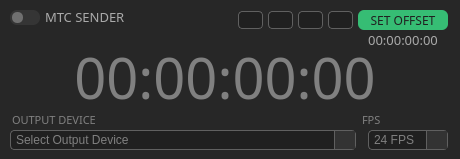
    <widget class="QFrame" name="mtc_frame">
     <property name="geometry">
      <rect>
       <x>510</x>
       <y>36</y>
       <width>460</width>
       <height>159</height>
      </rect>
     </property>
     <property name="styleSheet">
      <string notr="true">background: #272727;
border-radius: 10</string>
     </property>
     <property name="frameShape">
      <enum>QFrame::StyledPanel</enum>
     </property>
     <property name="frameShadow">
      <enum>QFrame::Raised</enum>
     </property>
     <widget class="QCheckBox" name="mtc_switch">
      <property name="enabled">
       <bool>true</bool>
      </property>
      <property name="geometry">
       <rect>
        <x>10</x>
        <y>10</y>
        <width>30</width>
        <height>15</height>
       </rect>
      </property>
      <property name="cursor">
       <cursorShape>PointingHandCursor</cursorShape>
      </property>
      <property name="styleSheet">
       <string notr="true">    QCheckBox {
        width: 30px;
        height: 15px;
        background-color: #353535;
        border-radius: 7px;
        padding: 2px;
    }
    QCheckBox::indicator {
        width: 11px	;
        height: 11px;
        background-color: #707070;
        border-radius: 5px;
    }
    QCheckBox::indicator:checked {
        background-color: #36BD74;;
        margin-left: 16px;
    }
    QCheckBox::indicator:hover {
        background-color: #99ff99;
    }
    QCheckBox::indicator:checked:hover {
        background-color: #36BD74;
    }
    QCheckBox::indicator:checked:disabled {
        background-color: #999999;
    }



</string>
      </property>
      <property name="text">
       <string/>
      </property>
      <property name="shortcut">
       <string/>
      </property>
      <property name="tristate">
       <bool>false</bool>
      </property>
     </widget>
     <widget class="QLabel" name="mtc_tc_label">
      <property name="geometry">
       <rect>
        <x>0</x>
        <y>47</y>
        <width>450</width>
        <height>60</height>
       </rect>
      </property>
      <property name="font">
       <font>
        <family>IBM Plex Sans Light</family>
        <pointsize>42</pointsize>
        <italic>false</italic>
       </font>
      </property>
      <property name="styleSheet">
       <string notr="true">color:grey</string>
      </property>
      <property name="text">
       <string>00:00:00:00</string>
      </property>
      <property name="alignment">
       <set>Qt::AlignCenter</set>
      </property>
     </widget>
     <widget class="QComboBox" name="mtc_output_combo_box">
      <property name="geometry">
       <rect>
        <x>10</x>
        <y>130</y>
        <width>346</width>
        <height>20</height>
       </rect>
      </property>
      <property name="styleSheet">
       <string notr="true">QComboBox {
    background-color: #202020;
    color: grey;
    border: 1px solid #606060;
    border-radius: 4px;
    padding: 2px;
	padding-left:5px;
}

QComboBox::drop-down {
    subcontrol-origin: padding;
    subcontrol-position: top right;
    width: 20px;
    border-left-width: 1px;
    border-left-color: #606060;
    border-left-style: solid;
    background: #333333;
}

QComboBox::drop-down::hover {
    background: #404040;
}

QComboBox::drop-down::pressed {
    background: #505050;
}


QComboBox::down-arrow {
    image: url(C:/Users/Eduardo Rodriguez/Desktop/PythonTimeCode/img/arrow2.png);
    width: 10px;
}

QComboBox QAbstractItemView {
	border-radius:0;
    border-bottom-right-radius: 2px;
    border-bottom-left-radius: 2px;
    background: #303030;
    border: 1px solid #404040;
    padding: 4px 4px 4px 4px;
    color: grey;
}

QComboBox:disabled  {
    background-color:  transparent;
    color: grey;
    border: 1px solid #404040;
    border-radius: 4px;
    padding: 2px;
	padding-left:5px;
}

QComboBox::drop-down::disabled  {
    background-color:  transparent;
    color: grey;
    border: 0px solid #404040;
    border-radius: 4px;
    padding: 2px;
}

QComboBox::down-arrow::disabled {
    image: none;
    width: 10px;
}

</string>
      </property>
      <item>
       <property name="text">
        <string>Select Output Device</string>
       </property>
      </item>
     </widget>
     <widget class="QComboBox" name="mtc_fps_combo_box">
      <property name="geometry">
       <rect>
        <x>368</x>
        <y>130</y>
        <width>80</width>
        <height>20</height>
       </rect>
      </property>
      <property name="minimumSize">
       <size>
        <width>0</width>
        <height>0</height>
       </size>
      </property>
      <property name="styleSheet">
       <string notr="true">QComboBox {
    background-color: #202020;
    color: grey;
    border: 1px solid #606060;
    border-radius: 4px;
    padding: 2px;
	padding-left:5px;
}

QComboBox::drop-down {
    subcontrol-origin: padding;
    subcontrol-position: top right;
    width: 20px;
    border-left-width: 1px;
    border-left-color: #606060;
    border-left-style: solid;
    background: #333333;
}

QComboBox::drop-down::hover {
    background: #404040;
}

QComboBox::drop-down::pressed {
    background: #505050;
}


QComboBox::down-arrow {
    image: url(C:/Users/Eduardo Rodriguez/Desktop/PythonTimeCode/img/arrow2.png);
    width: 10px;
}

QComboBox QAbstractItemView {
	border-radius:0;
    border-bottom-right-radius: 2px;
    border-bottom-left-radius: 2px;
    background: #303030;
    border: 1px solid #404040;
    padding: 4px 4px 4px 4px;
    color: grey;
}

QComboBox:disabled  {
    background-color:  transparent;
    color: grey;
    border: 1px solid #404040;
    border-radius: 4px;
    padding: 2px;
	padding-left:5px;
}

QComboBox::drop-down::disabled  {
    background-color:  transparent;
    color: grey;
    border: 0px solid #404040;
    border-radius: 4px;
    padding: 2px;
}

QComboBox::down-arrow::disabled {
    image: none;
    width: 10px;
}

</string>
      </property>
      <item>
       <property name="text">
        <string>24 FPS</string>
       </property>
      </item>
      <item>
       <property name="text">
        <string>25 FPS</string>
       </property>
      </item>
      <item>
       <property name="text">
        <string>30 FPS</string>
       </property>
      </item>
     </widget>
     <widget class="QPushButton" name="mtc_offset_button">
      <property name="geometry">
       <rect>
        <x>358</x>
        <y>10</y>
        <width>90</width>
        <height>20</height>
       </rect>
      </property>
      <property name="font">
       <font>
        <family>IBM Plex Sans Medium</family>
        <pointsize>9</pointsize>
        <weight>50</weight>
        <italic>false</italic>
        <bold>false</bold>
       </font>
      </property>
      <property name="styleSheet">
       <string notr="true">QPushButton {
        background-color: #36BD74;
        color: #202020;
        border: none;
        border-radius: 6px;
    }
    QPushButton:hover {
        background-color: #225e3f;
    }
    QPushButton:pressed {
        background-color: #888888;
        border-style: inset;
    }

QPushButton:disabled {
        background-color: #353535;
        color: #202020;
    }


</string>
      </property>
      <property name="text">
       <string>SET OFFSET</string>
      </property>
     </widget>
     <widget class="QLabel" name="mtc_label">
      <property name="geometry">
       <rect>
        <x>45</x>
        <y>9</y>
        <width>101</width>
        <height>16</height>
       </rect>
      </property>
      <property name="font">
       <font>
        <family>IBM Plex Sans Medium</family>
        <pointsize>10</pointsize>
        <weight>50</weight>
        <bold>false</bold>
       </font>
      </property>
      <property name="styleSheet">
       <string notr="true">color:#AAAAAA</string>
      </property>
      <property name="text">
       <string>MTC SENDER</string>
      </property>
     </widget>
     <widget class="QLabel" name="mtc_offset_label">
      <property name="geometry">
       <rect>
        <x>358</x>
        <y>30</y>
        <width>90</width>
        <height>20</height>
       </rect>
      </property>
      <property name="font">
       <font>
        <family>IBM Plex Sans ExtraLight</family>
        <pointsize>10</pointsize>
        <italic>false</italic>
       </font>
      </property>
      <property name="styleSheet">
       <string notr="true">color: #AAAAAA;</string>
      </property>
      <property name="frameShadow">
       <enum>QFrame::Plain</enum>
      </property>
      <property name="text">
       <string>00:00:00:00</string>
      </property>
      <property name="textFormat">
       <enum>Qt::PlainText</enum>
      </property>
      <property name="alignment">
       <set>Qt::AlignCenter</set>
      </property>
     </widget>
     <widget class="QLabel" name="mtc_fps_label">
      <property name="geometry">
       <rect>
        <x>362</x>
        <y>112</y>
        <width>25</width>
        <height>15</height>
       </rect>
      </property>
      <property name="font">
       <font>
        <family>IBM Plex Sans Light</family>
        <pointsize>8</pointsize>
        <weight>50</weight>
        <bold>false</bold>
       </font>
      </property>
      <property name="styleSheet">
       <string notr="true">color:grey</string>
      </property>
      <property name="text">
       <string>FPS</string>
      </property>
     </widget>
     <widget class="QLabel" name="mtc_output_label">
      <property name="geometry">
       <rect>
        <x>12</x>
        <y>112</y>
        <width>130</width>
        <height>15</height>
       </rect>
      </property>
      <property name="font">
       <font>
        <family>IBM Plex Sans Light</family>
        <pointsize>8</pointsize>
        <weight>50</weight>
        <bold>false</bold>
       </font>
      </property>
      <property name="styleSheet">
       <string notr="true">color:grey</string>
      </property>
      <property name="text">
       <string>OUTPUT DEVICE</string>
      </property>
     </widget>
     <widget class="QLineEdit" name="mtc_hh_offset">
      <property name="geometry">
       <rect>
        <x>238</x>
        <y>11</y>
        <width>25</width>
        <height>18</height>
       </rect>
      </property>
      <property name="font">
       <font>
        <family>IBM Plex Sans Light</family>
        <pointsize>9</pointsize>
        <weight>50</weight>
        <italic>false</italic>
        <bold>false</bold>
       </font>
      </property>
      <property name="styleSheet">
       <string notr="true">    QLineEdit {
    	background-color: #202020;
        border: 1px solid #606060;
        border-radius: 4px;
        color: #808080;
    }

QLineEdit:disabled  {
    background-color:  transparent;
    color: grey;
    border: 1px solid #404040;
    border-radius: 4px;
    padding: 2px;
}</string>
      </property>
      <property name="maxLength">
       <number>2</number>
      </property>
      <property name="alignment">
       <set>Qt::AlignCenter</set>
      </property>
     </widget>
     <widget class="QLineEdit" name="mtc_mm_offset">
      <property name="geometry">
       <rect>
        <x>268</x>
        <y>11</y>
        <width>25</width>
        <height>18</height>
       </rect>
      </property>
      <property name="font">
       <font>
        <family>IBM Plex Sans Light</family>
        <pointsize>9</pointsize>
        <weight>50</weight>
        <italic>false</italic>
        <bold>false</bold>
       </font>
      </property>
      <property name="styleSheet">
       <string notr="true">    QLineEdit {
    	background-color: #202020;
        border: 1px solid #606060;
        border-radius: 4px;
        color: #808080;
    }

QLineEdit:disabled  {
    background-color:  transparent;
    color: grey;
    border: 1px solid #404040;
    border-radius: 4px;
    padding: 2px;
}</string>
      </property>
      <property name="maxLength">
       <number>2</number>
      </property>
      <property name="alignment">
       <set>Qt::AlignCenter</set>
      </property>
     </widget>
     <widget class="QLineEdit" name="mtc_ss_offset">
      <property name="geometry">
       <rect>
        <x>298</x>
        <y>11</y>
        <width>25</width>
        <height>18</height>
       </rect>
      </property>
      <property name="font">
       <font>
        <family>IBM Plex Sans Light</family>
        <pointsize>9</pointsize>
        <weight>50</weight>
        <italic>false</italic>
        <bold>false</bold>
       </font>
      </property>
      <property name="styleSheet">
       <string notr="true">    QLineEdit {
    	background-color: #202020;
        border: 1px solid #606060;
        border-radius: 4px;
        color: #808080;
    }

QLineEdit:disabled  {
    background-color:  transparent;
    color: grey;
    border: 1px solid #404040;
    border-radius: 4px;
    padding: 2px;
}</string>
      </property>
      <property name="maxLength">
       <number>2</number>
      </property>
      <property name="alignment">
       <set>Qt::AlignCenter</set>
      </property>
     </widget>
     <widget class="QLineEdit" name="mtc_ff_offset">
      <property name="geometry">
       <rect>
        <x>328</x>
        <y>11</y>
        <width>25</width>
        <height>18</height>
       </rect>
      </property>
      <property name="font">
       <font>
        <family>IBM Plex Sans Light</family>
        <pointsize>9</pointsize>
        <weight>50</weight>
        <italic>false</italic>
        <bold>false</bold>
       </font>
      </property>
      <property name="styleSheet">
       <string notr="true">    QLineEdit {
    	background-color: #202020;
        border: 1px solid #606060;
        border-radius: 4px;
        color: #808080;
    }

QLineEdit:disabled  {
    background-color:  transparent;
    color: grey;
    border: 1px solid #404040;
    border-radius: 4px;
    padding: 2px;
}</string>
      </property>
      <property name="maxLength">
       <number>2</number>
      </property>
      <property name="alignment">
       <set>Qt::AlignCenter</set>
      </property>
     </widget>
    </widget>
